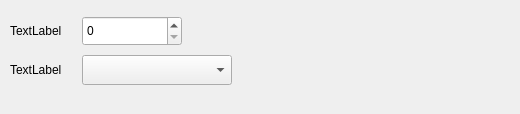
<?xml version="1.0" encoding="UTF-8"?>
<ui version="4.0">
 <class>C_FlaPropWidget</class>
 <widget class="QWidget" name="C_FlaPropWidget">
  <property name="geometry">
   <rect>
    <x>0</x>
    <y>0</y>
    <width>520</width>
    <height>114</height>
   </rect>
  </property>
  <property name="windowTitle">
   <string>C_FlaPropWidget</string>
  </property>
  <layout class="QVBoxLayout" name="verticalLayout">
   <property name="spacing">
    <number>0</number>
   </property>
   <property name="leftMargin">
    <number>0</number>
   </property>
   <property name="topMargin">
    <number>0</number>
   </property>
   <property name="rightMargin">
    <number>0</number>
   </property>
   <property name="bottomMargin">
    <number>0</number>
   </property>
   <item>
    <widget class="stw::opensyde_gui_elements::C_CamOgeWiSectionHeader" name="pc_WiTitle" native="true"/>
   </item>
   <item>
    <layout class="QHBoxLayout" name="horizontalLayout_2">
     <property name="leftMargin">
      <number>10</number>
     </property>
     <property name="topMargin">
      <number>10</number>
     </property>
     <property name="rightMargin">
      <number>0</number>
     </property>
     <item>
      <layout class="QGridLayout" name="gridLayout">
       <property name="topMargin">
        <number>6</number>
       </property>
       <property name="verticalSpacing">
        <number>9</number>
       </property>
       <item row="0" column="0">
        <widget class="stw::opensyde_gui_elements::C_OgeLabGenericNoPaddingNoMargins" name="pc_LabelNodeId">
         <property name="text">
          <string>TextLabel</string>
         </property>
        </widget>
       </item>
       <item row="1" column="2">
        <widget class="stw::opensyde_gui_elements::C_OgeCbxText" name="pc_CbxBitrate">
         <property name="minimumSize">
          <size>
           <width>150</width>
           <height>30</height>
          </size>
         </property>
         <property name="maximumSize">
          <size>
           <width>150</width>
           <height>30</height>
          </size>
         </property>
        </widget>
       </item>
       <item row="1" column="0">
        <widget class="stw::opensyde_gui_elements::C_OgeLabGenericNoPaddingNoMargins" name="pc_LabelBitrate">
         <property name="text">
          <string>TextLabel</string>
         </property>
        </widget>
       </item>
       <item row="0" column="1">
        <spacer name="horizontalSpacer">
         <property name="orientation">
          <enum>Qt::Horizontal</enum>
         </property>
         <property name="sizeType">
          <enum>QSizePolicy::Fixed</enum>
         </property>
         <property name="sizeHint" stdset="0">
          <size>
           <width>20</width>
           <height>0</height>
          </size>
         </property>
        </spacer>
       </item>
       <item row="0" column="2">
        <widget class="stw::opensyde_gui_elements::C_OgeSpxToolTipBase" name="pc_SpxNodeId">
         <property name="styleRole" stdset="0">
          <string>cam-spx-properties</string>
         </property>
         <property name="minimumSize">
          <size>
           <width>100</width>
           <height>30</height>
          </size>
         </property>
         <property name="maximumSize">
          <size>
           <width>100</width>
           <height>30</height>
          </size>
         </property>
        </widget>
       </item>
      </layout>
     </item>
     <item>
      <spacer name="horizontalSpacer_2">
       <property name="orientation">
        <enum>Qt::Horizontal</enum>
       </property>
       <property name="sizeHint" stdset="0">
        <size>
         <width>40</width>
         <height>20</height>
        </size>
       </property>
      </spacer>
     </item>
    </layout>
   </item>
   <item>
    <spacer name="verticalSpacer">
     <property name="orientation">
      <enum>Qt::Vertical</enum>
     </property>
     <property name="sizeHint" stdset="0">
      <size>
       <width>20</width>
       <height>40</height>
      </size>
     </property>
    </spacer>
   </item>
  </layout>
 </widget>
 <customwidgets>
  <customwidget>
   <class>stw::opensyde_gui_elements::C_OgeLabGenericNoPaddingNoMargins</class>
   <extends>QLabel</extends>
   <header>C_OgeLabGenericNoPaddingNoMargins.hpp</header>
  </customwidget>
  <customwidget>
   <class>stw::opensyde_gui_elements::C_CamOgeWiSectionHeader</class>
   <extends>QWidget</extends>
   <header>C_CamOgeWiSectionHeader.hpp</header>
   <container>1</container>
  </customwidget>
  <customwidget>
   <class>stw::opensyde_gui_elements::C_OgeCbxText</class>
   <extends>QComboBox</extends>
   <header>C_OgeCbxText.hpp</header>
  </customwidget>
  <customwidget>
   <class>stw::opensyde_gui_elements::C_OgeSpxToolTipBase</class>
   <extends>QSpinBox</extends>
   <header>C_OgeSpxToolTipBase.hpp</header>
  </customwidget>
 </customwidgets>
 <resources/>
 <connections/>
</ui>
